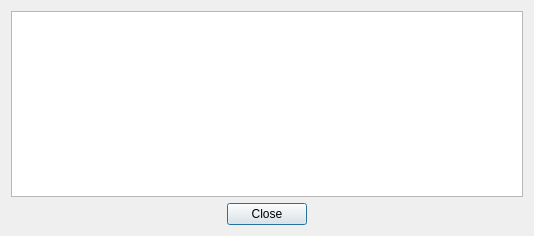
<?xml version="1.0" encoding="UTF-8"?>
<ui version="4.0">
 <class>OpenGLPropertiesDialog</class>
 <widget class="QDialog" name="OpenGLPropertiesDialog">
  <property name="geometry">
   <rect>
    <x>0</x>
    <y>0</y>
    <width>534</width>
    <height>236</height>
   </rect>
  </property>
  <property name="windowTitle">
   <string>OpenGL properties</string>
  </property>
  <layout class="QVBoxLayout" name="verticalLayout">
   <item>
    <widget class="QTableView" name="glPropertyTable">
     <property name="alternatingRowColors">
      <bool>true</bool>
     </property>
     <property name="selectionMode">
      <enum>QAbstractItemView::NoSelection</enum>
     </property>
     <property name="verticalScrollMode">
      <enum>QAbstractItemView::ScrollPerPixel</enum>
     </property>
     <property name="horizontalScrollMode">
      <enum>QAbstractItemView::ScrollPerPixel</enum>
     </property>
     <property name="gridStyle">
      <enum>Qt::SolidLine</enum>
     </property>
     <attribute name="horizontalHeaderDefaultSectionSize">
      <number>200</number>
     </attribute>
     <attribute name="horizontalHeaderStretchLastSection">
      <bool>true</bool>
     </attribute>
     <attribute name="verticalHeaderVisible">
      <bool>false</bool>
     </attribute>
    </widget>
   </item>
   <item>
    <widget class="QDialogButtonBox" name="buttonBox">
     <property name="orientation">
      <enum>Qt::Horizontal</enum>
     </property>
     <property name="standardButtons">
      <set>QDialogButtonBox::Close</set>
     </property>
     <property name="centerButtons">
      <bool>true</bool>
     </property>
    </widget>
   </item>
  </layout>
 </widget>
 <resources/>
 <connections>
  <connection>
   <sender>buttonBox</sender>
   <signal>clicked(QAbstractButton*)</signal>
   <receiver>OpenGLPropertiesDialog</receiver>
   <slot>accept()</slot>
   <hints>
    <hint type="sourcelabel">
     <x>256</x>
     <y>291</y>
    </hint>
    <hint type="destinationlabel">
     <x>157</x>
     <y>274</y>
    </hint>
   </hints>
  </connection>
 </connections>
</ui>
